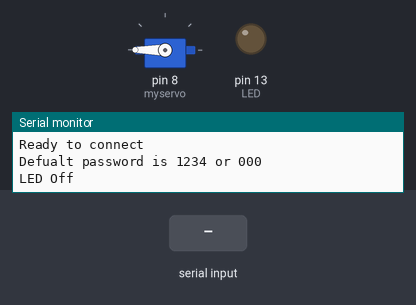
Bench run of a sketch on a simulated Arduino Uno, built with avr-gcc and run on an emulated ATmega328P. On the bench: servo, output pins drawn as LEDs (lit = HIGH), the last lines printed to the serial monitor. The inputs (shaded band) are chosen by the test bench.

Above: at 1.2 s.
1.3 s: "1" received over the second serial link
At 1.8 s:
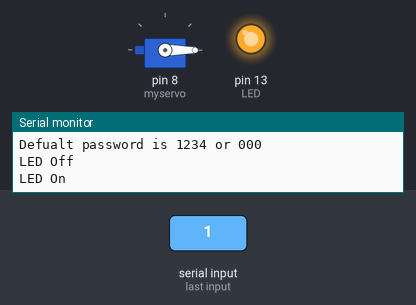
2.8 s: "0" received over the second serial link
At 4.1 s:
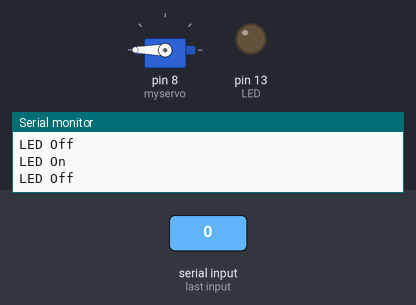
Timing chart, 0 to 5.8 s (numbered marks = the images above; inputs shaded):
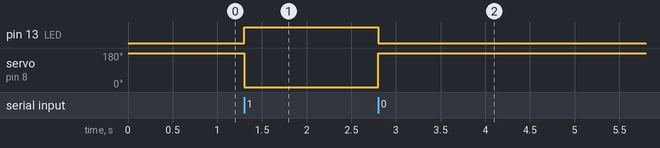

Measured:
- after the input at 1.3 s, pin 13 (LED): LOW → HIGH at once; servo on pin 8 (myservo): 180° → 0° at once
- after the input at 2.8 s, pin 13 (LED): HIGH → LOW at once; servo on pin 8 (myservo): 0° → 180° at once

The sketch:

HC05Servo.ino
```cpp
  /*
HC05 - Bluetooth AT-Command mode
modified on 10 Feb 2019
by Saeed Hosseini
https://electropeak.com/learn/
*/
#include <SoftwareSerial.h>
#include <Servo.h>

SoftwareSerial MyBlue(2, 3); // RX | TX
Servo myservo;  // create servo object to control a servo

char flag = '0';
int LED = 13;
int pos = 90;    // variable to store the servo position

void setup()
{
 Serial.begin(9600);
 MyBlue.begin(9600);
 pinMode(LED, OUTPUT);
 Serial.println("Ready to connect\nDefualt password is 1234 or 000");
 MyBlue.write("Allah \n");
 myservo.attach(8);  // attaches the servo on pin 9 to the servo object

}
void loop()
{
 if (MyBlue.available())
   flag = MyBlue.read();
 if (flag == '1')
 { pos = 0;
   digitalWrite(LED, HIGH);
   myservo.write(pos);
   Serial.println("LED On");
 }
 else if (flag == '0')
 { pos = 180;
   digitalWrite(LED, LOW);
   myservo.write(pos);
   Serial.println("LED Off");
 }
 flag = 'a';
 if(pos<1 || pos>179) pos = 90;

}
```
